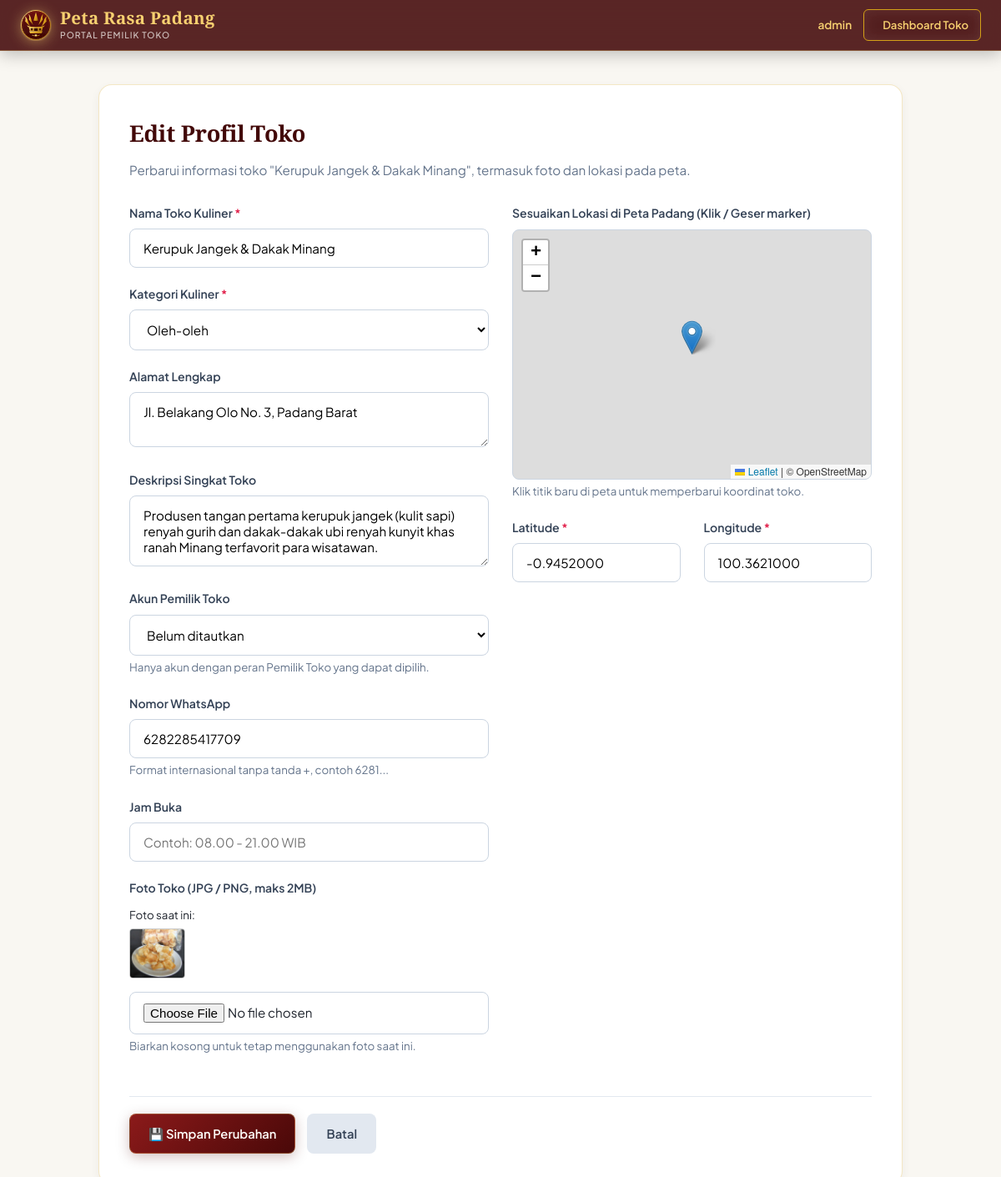
/admin/edit.php?id=9 (signed in), run on the app's committed database.
### tables this page shows
CREATE TABLE `toko` (
  `id_toko` int(11) NOT NULL AUTO_INCREMENT,
  `nama_toko` varchar(100) NOT NULL,
  `alamat` varchar(255) DEFAULT NULL,
  `kategori` varchar(50) DEFAULT NULL,
  `deskripsi` text DEFAULT NULL,
  `latitude` decimal(10,7) NOT NULL,
  `longitude` decimal(10,7) NOT NULL,
  `foto` varchar(255) DEFAULT NULL,
  `no_wa` varchar(20) DEFAULT NULL,
  `jam_buka` varchar(100) DEFAULT NULL,
  `is_khas` tinyint(1) DEFAULT 0,
  `is_hidden_gem` tinyint(1) DEFAULT 0,
  `visit_count` int(11) DEFAULT 0,
  `whatsapp_views` int(11) DEFAULT 0,
  `id_pemilik` int(11) DEFAULT NULL,
  PRIMARY KEY (`id_toko`),
  KEY `fk_toko_pemilik` (`id_pemilik`),
  CONSTRAINT `fk_toko_pemilik` FOREIGN KEY (`id_pemilik`) REFERENCES `users` (`id_user`) ON DELETE SET NULL
);

### admin/edit.php (the view, shortened to what this page needs)
<?php
$is_pemilik = isset($_SESSION['role']) && $_SESSION['role'] === 'pemilik';
require_once '../koneksi.php';
$id_pemilik_login = $is_pemilik ? (int)$_SESSION['id_user'] : 0;
$id_toko = (int)($_GET['id'] ?? 0);
$query_get = $is_pemilik
    ? "SELECT * FROM toko WHERE id_toko = ? AND id_pemilik = ?"
    : "SELECT * FROM toko WHERE id_toko = ?";
$stmt_get = mysqli_prepare($koneksi, $query_get);
if ($is_pemilik) {
    mysqli_stmt_bind_param($stmt_get, "ii", $id_toko, $id_pemilik_login);
} else {
    mysqli_stmt_bind_param($stmt_get, "i", $id_toko);
}
mysqli_stmt_execute($stmt_get);
$res = mysqli_stmt_get_result($stmt_get);
$toko = mysqli_fetch_assoc($res);
$kategori_list = ['Rumah Makan', 'Sate', 'Kopi', 'Oleh-oleh', 'Camilan'];
?>
<!DOCTYPE html>
<html lang="id">
<head>
    <link rel="stylesheet" href="../assets/css/style.css">
    <link rel="stylesheet" href="https://unpkg.com/leaflet@1.9.4/dist/leaflet.css" />
</head>
<body class="owner-page">
    <header class="navbar" id="main-navbar">
        <div class="nav-container">
            <a href="../index.php" class="brand">
                <span class="brand-icon"><img src="../assets/img/logo-minang.svg" alt="Logo Peta Rasa Padang"></span>
                <div class="brand-text">
                    <span class="brand-title">Peta Rasa Padang</span>
                    <span class="brand-tagline">Portal Pemilik Toko</span>
                </div>
            </a>
            <div class="nav-links">
                <span class="user-greeting" style="color:var(--emas-terang); font-size:0.85rem; font-weight:600;">
                    <i class="fa-solid fa-user"></i> <?= htmlspecialchars($_SESSION['username']); ?>
                </span>
                <a href="dashboard.php" class="btn btn-outline-gold btn-sm"><i class="fa-solid fa-arrow-left"></i> Dashboard Toko</a>
            </div>
        </div>
    </header>
    <main class="admin-main">
        <div class="admin-container form-container">
            <div class="form-card">
                <h2 class="form-title">Edit Profil Toko</h2>
                <p class="form-subtitle">Perbarui informasi toko "<?= htmlspecialchars($toko['nama_toko']); ?>", termasuk foto dan lokasi pada peta.</p>
                <form action="edit.php?id=<?= $id_toko; ?>" method="POST" enctype="multipart/form-data">
                    <div class="form-row">
                        <div class="form-col">
                            <div class="form-group">
                                <label for="nama_toko">Nama Toko Kuliner <span class="required">*</span></label>
                                <input type="text" id="nama_toko" name="nama_toko" class="form-control" required value="<?= htmlspecialchars($_POST['nama_toko'] ?? $toko['nama_toko']); ?>">
                            </div>
                            <div class="form-group">
                                <label for="kategori">Kategori Kuliner <span class="required">*</span></label>
                                <select id="kategori" name="kategori" class="form-control" required>
                                    <?php
                                        $curr_kat = $_POST['kategori'] ?? $toko['kategori'];
                                        foreach ($kategori_list as $kat):
                                    ?>
                                        <option value="<?= $kat; ?>" <?= ($curr_kat === $kat) ? 'selected' : ''; ?>>
                                            <?= $kat; ?>
                                        </option>
                                    <?php endforeach; ?>
                                </select>
                            </div>
                            <div class="form-group">
                                <label for="alamat">Alamat Lengkap</label>
                                <textarea id="alamat" name="alamat" class="form-control" rows="2"><?= htmlspecialchars($_POST['alamat'] ?? $toko['alamat']); ?></textarea>
                            </div>
                            <div class="form-group">
                                <label for="deskripsi">Deskripsi Singkat Toko</label>
                                <textarea id="deskripsi" name="deskripsi" class="form-control" rows="3"><?= htmlspecialchars($_POST['deskripsi'] ?? $toko['deskripsi']); ?></textarea>
                            </div>
                            <?php if (!$is_pemilik): ?>
                            <div class="form-group">
                                <label for="id_pemilik">Akun Pemilik Toko</label>
                                <select id="id_pemilik" name="id_pemilik" class="form-control">
                                    <option value="0">Belum ditautkan</option>
                                </select>
                                <small class="text-muted">Hanya akun dengan peran Pemilik Toko yang dapat dipilih.</small>
                            </div>
                            <?php endif; ?>
                            <div class="form-group">
                                <label for="no_wa">Nomor WhatsApp</label>
                                <input type="text" id="no_wa" name="no_wa" class="form-control" maxlength="20" placeholder="6281234567890" value="<?= htmlspecialchars($_POST['no_wa'] ?? $toko['no_wa'] ?? ''); ?>">
                                <small class="text-muted">Format internasional tanpa tanda +, contoh 6281...</small>
                            </div>
                            <div class="form-group">
                                <label for="jam_buka">Jam Buka</label>
                                <input type="text" id="jam_buka" name="jam_buka" class="form-control" maxlength="100" placeholder="Contoh: 08.00 - 21.00 WIB" value="<?= htmlspecialchars($_POST['jam_buka'] ?? $toko['jam_buka'] ?? ''); ?>">
                            </div>
                            <div class="form-group">
                                <label for="foto">Foto Toko (JPG / PNG, maks 2MB)</label>
                                <div class="current-photo-preview" style="margin-bottom: 0.5rem;">
                                    <?php $foto_src = !empty($toko['foto']) ? '../assets/img/' . $toko['foto'] : '../assets/img/default.png'; ?>
                                    <small>Foto saat ini: </small><br>
                                    <img src="<?= htmlspecialchars($foto_src); ?>" alt="Preview" style="height: 60px; border-radius: 4px; object-fit: cover; border: 1px solid #ccc; margin-top: 4px;" onerror="this.src='https://images.unsplash.com/photo-1555396273-367ea4eb4db5?w=100&q=80'">
                                </div>
                                <input type="file" id="foto" name="foto" class="form-control" accept=".jpg, .jpeg, .png">
                                <small class="text-muted">Biarkan kosong untuk tetap menggunakan foto saat ini.</small>
                            </div>
                        </div>
                        <div class="form-col">
                            <div class="form-group">
                                <label>Sesuaikan Lokasi di Peta Padang (Klik / Geser marker)</label>
                                <div id="mini-map" class="mini-map-box"></div>
                                <small class="text-muted">Klik titik baru di peta untuk memperbarui koordinat toko.</small>
                            </div>
                            <div class="form-row">
                                <div class="form-group col-half">
                                    <label for="latitude">Latitude <span class="required">*</span></label>
                                    <input type="text" id="latitude" name="latitude" class="form-control" required readonly value="<?= htmlspecialchars($_POST['latitude'] ?? $toko['latitude']); ?>">
                                </div>
                                <div class="form-group col-half">
                                    <label for="longitude">Longitude <span class="required">*</span></label>
                                    <input type="text" id="longitude" name="longitude" class="form-control" required readonly value="<?= htmlspecialchars($_POST['longitude'] ?? $toko['longitude']); ?>">
                                </div>
                            </div>
                        </div>
                    </div>
                    <div class="form-actions">
                        <button type="submit" class="btn btn-primary">💾 Simpan Perubahan</button>
                        <a href="<?= $is_pemilik ? '../pemilik/dashboard.php' : 'dashboard.php'; ?>" class="btn btn-secondary">Batal</a>
                    </div>
                </form>
            </div>
        </div>
    </main>
</body>
</html>

### data on the page
toko: nama_toko "Kerupuk Jangek & Dakak Minang", kategori "Oleh-oleh", alamat "Jl. Belakang Olo No. 3, Padang Barat", deskripsi "Produsen tangan pertama kerupuk jangek (kulit sapi) renyah gurih dan dakak-dakak ubi renyah kunyit khas ranah Minang terfavorit para wisatawan.", no_wa "6282285417709", foto (picture), latitude "-0.9452000", longitude "100.3621000"

### other printed values
$_SESSION['username'] "admin"
